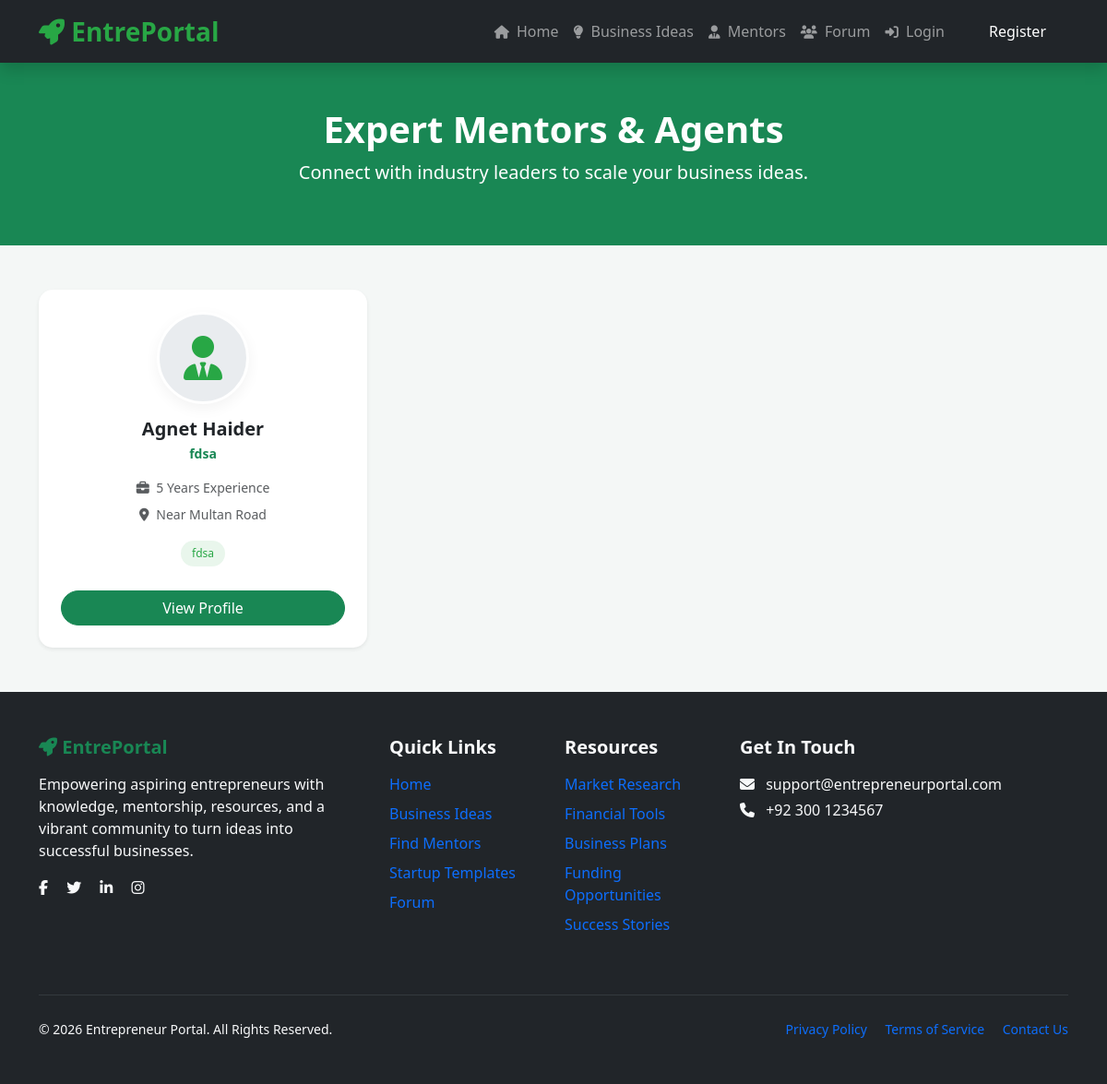
Page /view-mentors.php on the committed database.
### tables this page shows
CREATE TABLE `agents` (
  `id` int(11) NOT NULL,
  `user_id` int(11) NOT NULL,
  `business_domain` varchar(150) NOT NULL,
  `experience_years` int(11) DEFAULT NULL,
  `expertise` text DEFAULT NULL,
  `linkedin_profile` varchar(255) DEFAULT NULL,
  `profile_completed` tinyint(1) DEFAULT 0,
  `created_at` timestamp NOT NULL DEFAULT current_timestamp(),
  `updated_at` timestamp NOT NULL DEFAULT current_timestamp() ON UPDATE current_timestamp()
);

CREATE TABLE `users` (
  `id` int(11) NOT NULL,
  `full_name` varchar(100) NOT NULL,
  `email` varchar(100) NOT NULL,
  `password` varchar(255) NOT NULL,
  `phone` varchar(20) DEFAULT NULL,
  `bio` text DEFAULT NULL,
  `location` varchar(100) DEFAULT NULL,
  `role` enum('user','agent','admin') NOT NULL DEFAULT 'user',
  `status` enum('pending','approved','rejected') NOT NULL DEFAULT 'pending',
  `created_at` timestamp NOT NULL DEFAULT current_timestamp()
);

### view-mentors.php (the view, shortened to what this page needs)
<?php
include 'config.php';
$query = "SELECT u.id, u.full_name, u.location, u.bio, a.business_domain, a.expertise, a.experience_years
          FROM users u
          INNER JOIN agents a ON u.id = a.user_id
          WHERE u.role = 'agent' AND u.status = 'approved'
          ORDER BY u.created_at DESC";
$mentors = mysqli_query($conn, $query);
?>
<!DOCTYPE html>
<html lang="en">
<head>
    <link href="https://cdn.jsdelivr.net/npm/bootstrap@5.3.3/dist/css/bootstrap.min.css" rel="stylesheet">
    <link href="https://cdnjs.cloudflare.com/ajax/libs/font-awesome/6.5.1/css/all.min.css" rel="stylesheet">
</head>
<body>
<?php include 'navbar.php'; ?>
<section class="py-5 bg-success text-white text-center mb-5">
    <div class="container">
        <h1 class="fw-bold">Expert Mentors & Agents</h1>
        <p class="lead">Connect with industry leaders to scale your business ideas.</p>
    </div>
</section>
<div class="container mb-5">
    <div class="row g-4">
        <?php if(mysqli_num_rows($mentors) > 0): ?>
            <?php while($row = mysqli_fetch_assoc($mentors)): ?>
            <div class="col-lg-4 col-md-6">
                <div class="card mentor-card h-100 shadow-sm text-center p-4">
                    <div class="mentor-img-wrapper">
                        <i class="fas fa-user-tie fa-3x"></i>
                    </div>
                    <h5 class="fw-bold mb-1"><?= htmlspecialchars($row['full_name']) ?></h5>
                    <p class="text-success small fw-bold mb-3"><?= htmlspecialchars($row['business_domain']) ?></p>
                    <div class="mb-3">
                        <small class="text-muted d-block mb-2">
                            <i class="fas fa-briefcase me-1"></i> <?= $row['experience_years'] ?> Years Experience
                        </small>
                        <small class="text-muted d-block">
                            <i class="fas fa-map-marker-alt me-1"></i> <?= htmlspecialchars($row['location'] ?: 'Remote') ?>
                        </small>
                    </div>
                    <div class="mb-4">
                        <?php
                        $tags = explode(',', $row['expertise']);
                        foreach(array_slice($tags, 0, 3) as $tag): if(!empty($tag)): ?>
                            <span class="expertise-badge"><?= htmlspecialchars(trim($tag)) ?></span>
                        <?php endif; endforeach; ?>
                    </div>
                    <div class="d-grid gap-2">
                        <a href="view-profile.php?id=<?= $row['id'] ?>" class="btn btn-success rounded-pill">
                            View Profile
                        </a>
                    </div>
                </div>
            </div>
            <?php endwhile; ?>
        <?php endif; ?>
    </div>
</div>
<?php include 'footer.php'; ?>
</body>
</html>

### view-mentors.php (style rules this page uses)
body { background-color: #f4f7f6; }
.mentor-card { border: none; border-radius: 15px; transition: 0.3s; overflow: hidden; }
.mentor-img-wrapper { width: 100px; height: 100px; background: #e9ecef; border-radius: 50%; display: flex; align-items: center; justify-content: center; margin: 0 auto 15px; color: #28a745; border: 3px solid #fff; box-shadow: 0 5px 15px rgba(0,0,0,0.05); }
.expertise-badge { background: rgba(40, 167, 69, 0.1); color: #28a745; font-size: 0.75rem; border-radius: 20px; padding: 5px 12px; margin: 2px; display: inline-block; }

### navbar.php (style rules this page uses)
:root { --primary: #28a745; --dark: #212529; }

### rows in the picture
agents: user.full_name "Agnet Haider", business_domain "fdsa", experience_years "5", user.location "Near Multan Road", expertise "fdsa"
